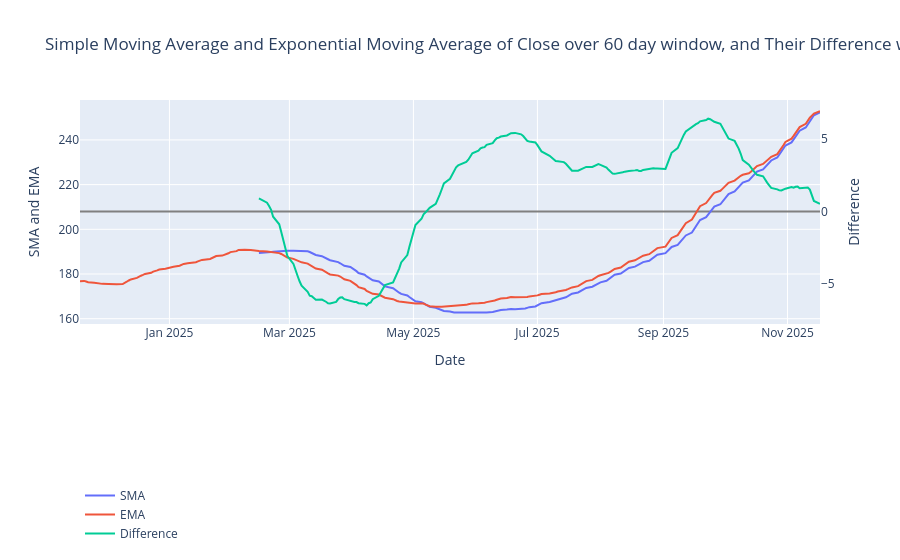

Here is the notebook cell this chart was saved with:
### Code cell
test.plotMovingAveragesDiff('Close',timeWindow,'GOOG').show()

### Figure 1 — Plotly figure (JSON) as saved in the notebook; plotly's stock layout.template omitted (floating-point values rounded to 4 significant figures; data arrays with more than 128 entries replaced by an {"elided": "..."} marker saying what was removed)
{"data": [{"mode": "lines", "name": "SMA", "type": "scatter", "x": {"elided": "250 str values"}, "y": {"elided": "250 float values"}}, {"mode": "lines", "name": "EMA", "type": "scatter", "x": {"elided": "250 str values"}, "y": {"elided": "250 float values"}}, {"mode": "lines", "name": "Difference", "type": "scatter", "x": {"elided": "250 str values"}, "y": {"elided": "250 float values"}, "yaxis": "y2"}], "layout": {"legend": {"x": 0, "y": -1}, "title": {"text": "Simple Moving Average and Exponential Moving Average of Close over 60 day window, and Their Difference with Dual Y-Axis for GOOG"}, "xaxis": {"title": {"text": "Date"}}, "yaxis": {"title": {"text": "SMA and EMA"}}, "yaxis2": {"overlaying": "y", "range": [-7.756, 7.675], "showgrid": false, "side": "right", "title": {"text": "Difference"}, "zeroline": true, "zerolinecolor": "gray"}}}
